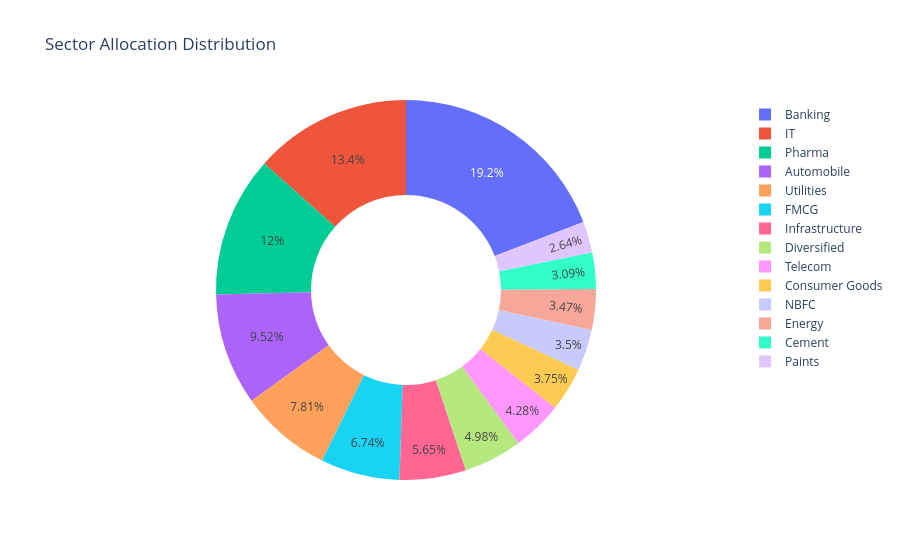

Notebook code for this chart:
### Code cell
sector_data = portfolio.groupby(
    "sector"
)["weight_pct"].sum()

fig = px.pie(

    values=sector_data.values,

    names=sector_data.index,

    hole=0.5,

    title="Sector Allocation Distribution"

)

fig.show()

### Figure 1 — Plotly figure (JSON) as saved in the notebook; plotly's stock layout.template omitted (floating-point values rounded to 4 significant figures)
{"data": [{"domain": {"x": [0, 1], "y": [0, 1]}, "hole": 0.5, "hovertemplate": "label=%{label}<br>value=%{value}<extra></extra>", "labels": ["Automobile", "Banking", "Cement", "Consumer Goods", "Diversified", "Energy", "FMCG", "IT", "Infrastructure", "NBFC", "Paints", "Pharma", "Telecom", "Utilities"], "legendgroup": "", "name": "", "showlegend": true, "type": "pie", "values": [323.6, 652.3, 105.0, 127.6, 169.2, 117.9, 229.1, 455.5, 192.2, 119.1, 89.86, 407.4, 145.6, 265.5]}], "layout": {"legend": {"tracegroupgap": 0}, "title": {"text": "Sector Allocation Distribution"}}}
